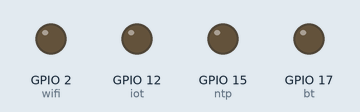
Recording of a sketch running on a simulated ESP32. On the bench: output pins drawn as LEDs (lit = HIGH).

Above: at 0.5 s.
At 1.8 s:
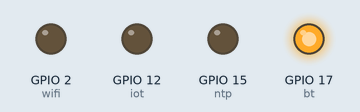
At 3.3 s:
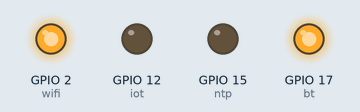
At 4.4 s:
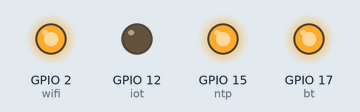
At 5.05 s:
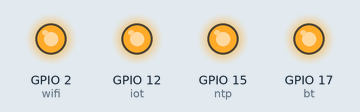
At 5.7 s:
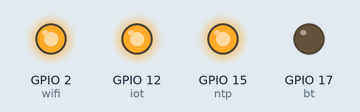
Timing chart, 0 to 6.8 s (numbered marks = the images above):
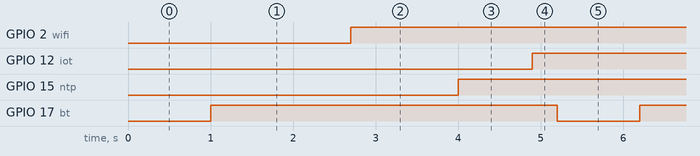

Measured:
- by itself, GPIO 2 (wifi): alternates HIGH for 4.4 s and LOW for 0.80 s
- by itself, GPIO 12 (iot): alternates HIGH for 4.8 s and LOW for 0.40 s
- by itself, GPIO 15 (ntp): alternates HIGH for 4.6 s and LOW for 0.60 s
- by itself, GPIO 17 (bt): alternates HIGH for 4.2 s and LOW for 1.0 s

The sketch:

esp32_lad1.ino
```cpp
int bt= 17;
int wifi = 2;
int ntp = 15;
int iot = 12;

void setup() {
  pinMode(bt, OUTPUT);
  pinMode(wifi, OUTPUT);
  pinMode(ntp, OUTPUT);
  pinMode(iot, OUTPUT);

}

void loop() {
  digitalWrite(bt, LOW);
  delay(1000);
  digitalWrite(bt, HIGH);
  delay(900);
  digitalWrite(wifi, LOW);
  delay(800);
  digitalWrite(wifi, HIGH);
  delay(700);
   digitalWrite(ntp, LOW);
  delay(600);
  digitalWrite(ntp, HIGH);
  delay(500);
   digitalWrite(iot, LOW);
  delay(400);
  digitalWrite(iot, HIGH);
  delay(300);
}
```
